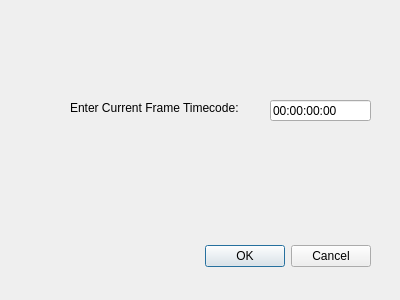
<?xml version="1.0" encoding="UTF-8"?>
<ui version="4.0">
 <class>TCSetDialog</class>
 <widget class="QDialog" name="TCSetDialog">
  <property name="geometry">
   <rect>
    <x>0</x>
    <y>0</y>
    <width>400</width>
    <height>300</height>
   </rect>
  </property>
  <property name="windowTitle">
   <string>TC UB Set Dialog</string>
  </property>
  <widget class="QDialogButtonBox" name="buttonBox">
   <property name="geometry">
    <rect>
     <x>30</x>
     <y>240</y>
     <width>341</width>
     <height>32</height>
    </rect>
   </property>
   <property name="orientation">
    <enum>Qt::Horizontal</enum>
   </property>
   <property name="standardButtons">
    <set>QDialogButtonBox::Cancel|QDialogButtonBox::Ok</set>
   </property>
  </widget>
  <widget class="QLineEdit" name="TC_le">
   <property name="geometry">
    <rect>
     <x>270</x>
     <y>100</y>
     <width>101</width>
     <height>21</height>
    </rect>
   </property>
   <property name="text">
    <string>00:00:00:00</string>
   </property>
   <property name="maxLength">
    <number>11</number>
   </property>
  </widget>
  <widget class="QLabel" name="entrylabel">
   <property name="geometry">
    <rect>
     <x>70</x>
     <y>100</y>
     <width>211</width>
     <height>16</height>
    </rect>
   </property>
   <property name="text">
    <string>Enter Current Frame Timecode:</string>
   </property>
  </widget>
 </widget>
 <resources/>
 <connections>
  <connection>
   <sender>buttonBox</sender>
   <signal>accepted()</signal>
   <receiver>TCSetDialog</receiver>
   <slot>accept()</slot>
   <hints>
    <hint type="sourcelabel">
     <x>248</x>
     <y>254</y>
    </hint>
    <hint type="destinationlabel">
     <x>157</x>
     <y>274</y>
    </hint>
   </hints>
  </connection>
  <connection>
   <sender>buttonBox</sender>
   <signal>rejected()</signal>
   <receiver>TCSetDialog</receiver>
   <slot>reject()</slot>
   <hints>
    <hint type="sourcelabel">
     <x>316</x>
     <y>260</y>
    </hint>
    <hint type="destinationlabel">
     <x>286</x>
     <y>274</y>
    </hint>
   </hints>
  </connection>
 </connections>
</ui>
